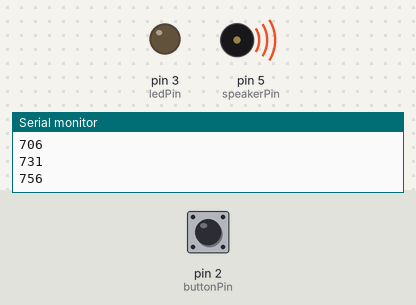
Simulated run of this sketch. Board: Arduino Uno, built with avr-gcc and run on an emulated ATmega328P. On the bench: output pins drawn as LEDs (lit = HIGH), buzzer (waves = sounding), the last lines printed to the serial monitor. Inputs (shaded band) come from the test bench; at power-on: pin 2 (buttonPin) HIGH.

Above: at 1.2 s.
1.3 s: pin 2 (buttonPin) pulled LOW for 0.15 s
At 2.76 s:
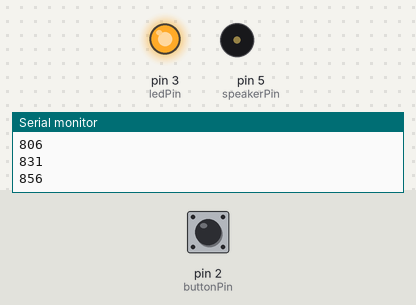
4.3 s: pin 2 (buttonPin) pulled LOW for 1 s
At 7.18 s:
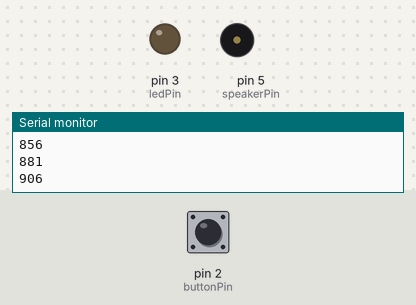
Timing chart, 0 to 13.4 s (numbered marks = the images above; inputs shaded):
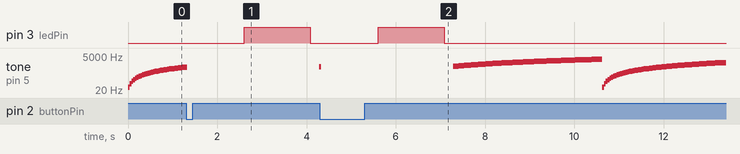

The sketch:

button_LED.ino
```cpp
int buttonPin = 2;
int ledPin = 3;
int speakerPin = 5;
int toneVal = 31;
int mouseXpos = 10;

void setup() {
  // put your setup code here, to run once:

  pinMode(buttonPin, INPUT);
  //obviously button is an input – Maxim

  pinMode(ledPin, OUTPUT);

  pinMode(speakerPin, OUTPUT);

  Serial.begin(9600);


}

void loop() {
  // put your main code here, to run repeatedly:

  if ( !digitalRead(buttonPin) ) {

    noTone(speakerPin);

    for (int i = 0; i < 256; i++) {

      analogWrite(ledPin, i);

      delay(5);

    }// end for loop

    delay(200);

    for (int i = 254; i >= 0; i--) {

      analogWrite(ledPin, i);
      delay(5);

    }// end of for loop

    delay(200);

    // END OF NO BUTTON PRESS

  }

  else {

    tone(speakerPin, toneVal);
    digitalWrite(ledPin, LOW);
    delay(40);

  }// end of else

  toneVal += 25;
  if (toneVal >= 3000) {

    toneVal = 31;
  }

  Serial.println(toneVal);


}
```

Measured:
- after the input at 1.3 s, pin 3 (ledPin): LOW → HIGH after 1.3 s, → LOW 1.5 s later
- after the input at 4.3 s, pin 3 (ledPin): LOW → HIGH after 1.3 s, → LOW 1.5 s later
- by itself, tone on pin 5 (speakerPin): plays 931 Hz for 0.04 s, 956 Hz for 0.04 s, 981 Hz for 0.04 s, 1006 Hz for 0.04 s, 1031 Hz for 0.04 s, 1056 Hz for 0.04 s … (152 notes in this stretch)
